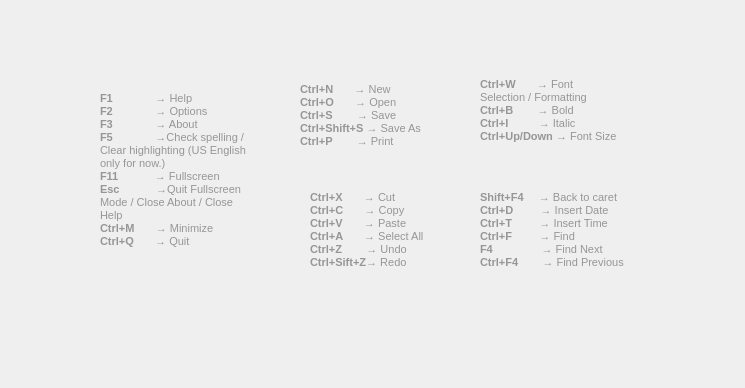
<?xml version="1.0" encoding="UTF-8"?>
<ui version="4.0">
 <class>HelpDialog</class>
 <widget class="QWidget" name="HelpDialog">
  <property name="windowModality">
   <enum>Qt::NonModal</enum>
  </property>
  <property name="geometry">
   <rect>
    <x>0</x>
    <y>0</y>
    <width>745</width>
    <height>388</height>
   </rect>
  </property>
  <property name="windowTitle">
   <string>Help</string>
  </property>
  <widget class="QFrame" name="frame">
   <property name="geometry">
    <rect>
     <x>0</x>
     <y>10</y>
     <width>721</width>
     <height>341</height>
    </rect>
   </property>
   <property name="styleSheet">
    <string notr="true">background-image: url(:/images/help.png);</string>
   </property>
   <property name="frameShape">
    <enum>QFrame::NoFrame</enum>
   </property>
   <property name="frameShadow">
    <enum>QFrame::Plain</enum>
   </property>
   <widget class="QLabel" name="label_5">
    <property name="geometry">
     <rect>
      <x>480</x>
      <y>160</y>
      <width>171</width>
      <height>121</height>
     </rect>
    </property>
    <property name="palette">
     <palette>
      <active>
       <colorrole role="WindowText">
        <brush brushstyle="SolidPattern">
         <color alpha="255">
          <red>150</red>
          <green>150</green>
          <blue>150</blue>
         </color>
        </brush>
       </colorrole>
      </active>
      <inactive>
       <colorrole role="WindowText">
        <brush brushstyle="SolidPattern">
         <color alpha="255">
          <red>150</red>
          <green>150</green>
          <blue>150</blue>
         </color>
        </brush>
       </colorrole>
      </inactive>
      <disabled>
       <colorrole role="WindowText">
        <brush brushstyle="SolidPattern">
         <color alpha="255">
          <red>119</red>
          <green>119</green>
          <blue>119</blue>
         </color>
        </brush>
       </colorrole>
      </disabled>
     </palette>
    </property>
    <property name="font">
     <font>
      <pointsize>8</pointsize>
     </font>
    </property>
    <property name="text">
     <string>&lt;!DOCTYPE HTML PUBLIC &quot;-//W3C//DTD HTML 4.0//EN&quot; &quot;http://www.w3.org/TR/REC-html40/strict.dtd&quot;&gt;
&lt;html&gt;&lt;head&gt;&lt;meta name=&quot;qrichtext&quot; content=&quot;1&quot; /&gt;&lt;style type=&quot;text/css&quot;&gt;
p, li { white-space: pre-wrap; }
&lt;/style&gt;&lt;/head&gt;&lt;body style=&quot; font-family:'Liberation Sans'; font-size:8pt; font-weight:400; font-style:normal;&quot;&gt;
&lt;p style=&quot; margin-top:0px; margin-bottom:0px; margin-left:0px; margin-right:0px; -qt-block-indent:0; text-indent:0px;&quot;&gt;&lt;span style=&quot; font-weight:600;&quot;&gt;Shift+F4 &lt;/span&gt;    → Back to caret&lt;/p&gt;
&lt;p style=&quot; margin-top:0px; margin-bottom:0px; margin-left:0px; margin-right:0px; -qt-block-indent:0; text-indent:0px;&quot;&gt;&lt;span style=&quot; font-weight:600;&quot;&gt;Ctrl+D &lt;/span&gt;        → Insert Date&lt;/p&gt;
&lt;p style=&quot; margin-top:0px; margin-bottom:0px; margin-left:0px; margin-right:0px; -qt-block-indent:0; text-indent:0px;&quot;&gt;&lt;span style=&quot; font-weight:600;&quot;&gt;Ctrl+T &lt;/span&gt;        → Insert Time&lt;/p&gt;
&lt;p style=&quot; margin-top:0px; margin-bottom:0px; margin-left:0px; margin-right:0px; -qt-block-indent:0; text-indent:0px;&quot;&gt;&lt;span style=&quot; font-weight:600;&quot;&gt;Ctrl+F &lt;/span&gt;        → Find&lt;/p&gt;
&lt;p style=&quot; margin-top:0px; margin-bottom:0px; margin-left:0px; margin-right:0px; -qt-block-indent:0; text-indent:0px;&quot;&gt;&lt;span style=&quot; font-weight:600;&quot;&gt;F4&lt;/span&gt;                → Find Next&lt;/p&gt;
&lt;p style=&quot; margin-top:0px; margin-bottom:0px; margin-left:0px; margin-right:0px; -qt-block-indent:0; text-indent:0px;&quot;&gt;&lt;span style=&quot; font-weight:600;&quot;&gt;Ctrl+F4&lt;/span&gt;        → Find Previous&lt;/p&gt;&lt;/body&gt;&lt;/html&gt;</string>
    </property>
   </widget>
   <widget class="QLabel" name="label_4">
    <property name="geometry">
     <rect>
      <x>480</x>
      <y>60</y>
      <width>141</width>
      <height>81</height>
     </rect>
    </property>
    <property name="palette">
     <palette>
      <active>
       <colorrole role="WindowText">
        <brush brushstyle="SolidPattern">
         <color alpha="255">
          <red>150</red>
          <green>150</green>
          <blue>150</blue>
         </color>
        </brush>
       </colorrole>
       <colorrole role="Text">
        <brush brushstyle="SolidPattern">
         <color alpha="255">
          <red>232</red>
          <green>232</green>
          <blue>232</blue>
         </color>
        </brush>
       </colorrole>
      </active>
      <inactive>
       <colorrole role="WindowText">
        <brush brushstyle="SolidPattern">
         <color alpha="255">
          <red>150</red>
          <green>150</green>
          <blue>150</blue>
         </color>
        </brush>
       </colorrole>
       <colorrole role="Text">
        <brush brushstyle="SolidPattern">
         <color alpha="255">
          <red>232</red>
          <green>232</green>
          <blue>232</blue>
         </color>
        </brush>
       </colorrole>
      </inactive>
      <disabled>
       <colorrole role="WindowText">
        <brush brushstyle="SolidPattern">
         <color alpha="255">
          <red>119</red>
          <green>119</green>
          <blue>119</blue>
         </color>
        </brush>
       </colorrole>
       <colorrole role="Text">
        <brush brushstyle="SolidPattern">
         <color alpha="255">
          <red>119</red>
          <green>119</green>
          <blue>119</blue>
         </color>
        </brush>
       </colorrole>
      </disabled>
     </palette>
    </property>
    <property name="font">
     <font>
      <pointsize>8</pointsize>
     </font>
    </property>
    <property name="text">
     <string>&lt;!DOCTYPE HTML PUBLIC &quot;-//W3C//DTD HTML 4.0//EN&quot; &quot;http://www.w3.org/TR/REC-html40/strict.dtd&quot;&gt;
&lt;html&gt;&lt;head&gt;&lt;meta name=&quot;qrichtext&quot; content=&quot;1&quot; /&gt;&lt;style type=&quot;text/css&quot;&gt;
p, li { white-space: pre-wrap; }
&lt;/style&gt;&lt;/head&gt;&lt;body style=&quot; font-family:'Sans'; font-size:8pt; font-weight:400; font-style:normal;&quot;&gt;
&lt;p style=&quot; margin-top:0px; margin-bottom:0px; margin-left:0px; margin-right:0px; -qt-block-indent:0; text-indent:0px;&quot;&gt;&lt;span style=&quot; font-family:'Liberation Sans'; font-weight:600;&quot;&gt;Ctrl+W  &lt;/span&gt;&lt;span style=&quot; font-family:'Liberation Sans';&quot;&gt;     → Font Selection / Formatting&lt;/span&gt;&lt;/p&gt;
&lt;p style=&quot; margin-top:0px; margin-bottom:0px; margin-left:0px; margin-right:0px; -qt-block-indent:0; text-indent:0px;&quot;&gt;&lt;span style=&quot; font-family:'Liberation Sans'; font-weight:600;&quot;&gt;Ctrl+B&lt;/span&gt;&lt;span style=&quot; font-family:'Liberation Sans';&quot;&gt;        → Bold&lt;/span&gt;&lt;/p&gt;
&lt;p style=&quot; margin-top:0px; margin-bottom:0px; margin-left:0px; margin-right:0px; -qt-block-indent:0; text-indent:0px;&quot;&gt;&lt;span style=&quot; font-family:'Liberation Sans'; font-weight:600;&quot;&gt;Ctrl+I &lt;/span&gt;&lt;span style=&quot; font-family:'Liberation Sans';&quot;&gt;         → Italic&lt;/span&gt;&lt;/p&gt;
&lt;p style=&quot; margin-top:0px; margin-bottom:0px; margin-left:0px; margin-right:0px; -qt-block-indent:0; text-indent:0px;&quot;&gt;&lt;span style=&quot; font-family:'Liberation Sans'; font-weight:600;&quot;&gt;Ctrl+Up/Down&lt;/span&gt;&lt;span style=&quot; font-family:'Liberation Sans';&quot;&gt; → Font Size&lt;/span&gt;&lt;/p&gt;&lt;/body&gt;&lt;/html&gt;</string>
    </property>
    <property name="wordWrap">
     <bool>true</bool>
    </property>
   </widget>
   <widget class="QLabel" name="label_3">
    <property name="geometry">
     <rect>
      <x>310</x>
      <y>180</y>
      <width>131</width>
      <height>81</height>
     </rect>
    </property>
    <property name="palette">
     <palette>
      <active>
       <colorrole role="WindowText">
        <brush brushstyle="SolidPattern">
         <color alpha="255">
          <red>150</red>
          <green>150</green>
          <blue>150</blue>
         </color>
        </brush>
       </colorrole>
      </active>
      <inactive>
       <colorrole role="WindowText">
        <brush brushstyle="SolidPattern">
         <color alpha="255">
          <red>150</red>
          <green>150</green>
          <blue>150</blue>
         </color>
        </brush>
       </colorrole>
      </inactive>
      <disabled>
       <colorrole role="WindowText">
        <brush brushstyle="SolidPattern">
         <color alpha="255">
          <red>119</red>
          <green>119</green>
          <blue>119</blue>
         </color>
        </brush>
       </colorrole>
      </disabled>
     </palette>
    </property>
    <property name="font">
     <font>
      <pointsize>8</pointsize>
     </font>
    </property>
    <property name="text">
     <string>&lt;!DOCTYPE HTML PUBLIC &quot;-//W3C//DTD HTML 4.0//EN&quot; &quot;http://www.w3.org/TR/REC-html40/strict.dtd&quot;&gt;
&lt;html&gt;&lt;head&gt;&lt;meta name=&quot;qrichtext&quot; content=&quot;1&quot; /&gt;&lt;style type=&quot;text/css&quot;&gt;
p, li { white-space: pre-wrap; }
&lt;/style&gt;&lt;/head&gt;&lt;body style=&quot; font-family:'Liberation Sans'; font-size:8pt; font-weight:400; font-style:normal;&quot;&gt;
&lt;p style=&quot; margin-top:0px; margin-bottom:0px; margin-left:0px; margin-right:0px; -qt-block-indent:0; text-indent:0px;&quot;&gt;&lt;span style=&quot; font-weight:600;&quot;&gt;Ctrl+X &lt;/span&gt;      → Cut&lt;/p&gt;
&lt;p style=&quot; margin-top:0px; margin-bottom:0px; margin-left:0px; margin-right:0px; -qt-block-indent:0; text-indent:0px;&quot;&gt;&lt;span style=&quot; font-weight:600;&quot;&gt;Ctrl+C&lt;/span&gt;       → Copy&lt;/p&gt;
&lt;p style=&quot; margin-top:0px; margin-bottom:0px; margin-left:0px; margin-right:0px; -qt-block-indent:0; text-indent:0px;&quot;&gt;&lt;span style=&quot; font-weight:600;&quot;&gt;Ctrl+V &lt;/span&gt;      → Paste&lt;/p&gt;
&lt;p style=&quot; margin-top:0px; margin-bottom:0px; margin-left:0px; margin-right:0px; -qt-block-indent:0; text-indent:0px;&quot;&gt;&lt;span style=&quot; font-weight:600;&quot;&gt;Ctrl+A &lt;/span&gt;      → Select All&lt;/p&gt;
&lt;p style=&quot; margin-top:0px; margin-bottom:0px; margin-left:0px; margin-right:0px; -qt-block-indent:0; text-indent:0px;&quot;&gt;&lt;span style=&quot; font-weight:600;&quot;&gt;Ctrl+Z &lt;/span&gt;       → Undo&lt;/p&gt;
&lt;p style=&quot; margin-top:0px; margin-bottom:0px; margin-left:0px; margin-right:0px; -qt-block-indent:0; text-indent:0px;&quot;&gt;&lt;span style=&quot; font-weight:600;&quot;&gt;Ctrl+Sift+Z&lt;/span&gt;→ Redo&lt;/p&gt;&lt;/body&gt;&lt;/html&gt;</string>
    </property>
   </widget>
   <widget class="QLabel" name="label_2">
    <property name="geometry">
     <rect>
      <x>300</x>
      <y>60</y>
      <width>161</width>
      <height>91</height>
     </rect>
    </property>
    <property name="palette">
     <palette>
      <active>
       <colorrole role="WindowText">
        <brush brushstyle="SolidPattern">
         <color alpha="255">
          <red>150</red>
          <green>150</green>
          <blue>150</blue>
         </color>
        </brush>
       </colorrole>
      </active>
      <inactive>
       <colorrole role="WindowText">
        <brush brushstyle="SolidPattern">
         <color alpha="255">
          <red>150</red>
          <green>150</green>
          <blue>150</blue>
         </color>
        </brush>
       </colorrole>
      </inactive>
      <disabled>
       <colorrole role="WindowText">
        <brush brushstyle="SolidPattern">
         <color alpha="255">
          <red>119</red>
          <green>119</green>
          <blue>119</blue>
         </color>
        </brush>
       </colorrole>
      </disabled>
     </palette>
    </property>
    <property name="font">
     <font>
      <pointsize>8</pointsize>
     </font>
    </property>
    <property name="styleSheet">
     <string notr="true"/>
    </property>
    <property name="text">
     <string>&lt;!DOCTYPE HTML PUBLIC &quot;-//W3C//DTD HTML 4.0//EN&quot; &quot;http://www.w3.org/TR/REC-html40/strict.dtd&quot;&gt;
&lt;html&gt;&lt;head&gt;&lt;meta name=&quot;qrichtext&quot; content=&quot;1&quot; /&gt;&lt;style type=&quot;text/css&quot;&gt;
p, li { white-space: pre-wrap; }
&lt;/style&gt;&lt;/head&gt;&lt;body style=&quot; font-family:'Liberation Sans'; font-size:8pt; font-weight:400; font-style:normal;&quot;&gt;
&lt;p style=&quot; margin-top:0px; margin-bottom:0px; margin-left:0px; margin-right:0px; -qt-block-indent:0; text-indent:0px;&quot;&gt;&lt;span style=&quot; font-weight:600;&quot;&gt;Ctrl+N &lt;/span&gt;      → New&lt;/p&gt;
&lt;p style=&quot; margin-top:0px; margin-bottom:0px; margin-left:0px; margin-right:0px; -qt-block-indent:0; text-indent:0px;&quot;&gt;&lt;span style=&quot; font-weight:600;&quot;&gt;Ctrl+O&lt;/span&gt;       → Open&lt;/p&gt;
&lt;p style=&quot; margin-top:0px; margin-bottom:0px; margin-left:0px; margin-right:0px; -qt-block-indent:0; text-indent:0px;&quot;&gt;&lt;span style=&quot; font-weight:600;&quot;&gt;Ctrl+S&lt;/span&gt;        → Save&lt;/p&gt;
&lt;p style=&quot; margin-top:0px; margin-bottom:0px; margin-left:0px; margin-right:0px; -qt-block-indent:0; text-indent:0px;&quot;&gt;&lt;span style=&quot; font-weight:600;&quot;&gt;Ctrl+Shift+S&lt;/span&gt; → Save As&lt;/p&gt;
&lt;p style=&quot; margin-top:0px; margin-bottom:0px; margin-left:0px; margin-right:0px; -qt-block-indent:0; text-indent:0px;&quot;&gt;&lt;span style=&quot; font-weight:600;&quot;&gt;Ctrl+P       &lt;/span&gt; → Print&lt;/p&gt;&lt;/body&gt;&lt;/html&gt;</string>
    </property>
    <property name="wordWrap">
     <bool>true</bool>
    </property>
   </widget>
   <widget class="QLabel" name="label">
    <property name="geometry">
     <rect>
      <x>100</x>
      <y>60</y>
      <width>151</width>
      <height>201</height>
     </rect>
    </property>
    <property name="palette">
     <palette>
      <active>
       <colorrole role="WindowText">
        <brush brushstyle="SolidPattern">
         <color alpha="255">
          <red>150</red>
          <green>150</green>
          <blue>150</blue>
         </color>
        </brush>
       </colorrole>
      </active>
      <inactive>
       <colorrole role="WindowText">
        <brush brushstyle="SolidPattern">
         <color alpha="255">
          <red>150</red>
          <green>150</green>
          <blue>150</blue>
         </color>
        </brush>
       </colorrole>
      </inactive>
      <disabled>
       <colorrole role="WindowText">
        <brush brushstyle="SolidPattern">
         <color alpha="255">
          <red>119</red>
          <green>119</green>
          <blue>119</blue>
         </color>
        </brush>
       </colorrole>
      </disabled>
     </palette>
    </property>
    <property name="font">
     <font>
      <pointsize>8</pointsize>
     </font>
    </property>
    <property name="styleSheet">
     <string notr="true"/>
    </property>
    <property name="text">
     <string>&lt;!DOCTYPE HTML PUBLIC &quot;-//W3C//DTD HTML 4.0//EN&quot; &quot;http://www.w3.org/TR/REC-html40/strict.dtd&quot;&gt;
&lt;html&gt;&lt;head&gt;&lt;meta name=&quot;qrichtext&quot; content=&quot;1&quot; /&gt;&lt;style type=&quot;text/css&quot;&gt;
p, li { white-space: pre-wrap; }
&lt;/style&gt;&lt;/head&gt;&lt;body style=&quot; font-family:'Sans'; font-size:8pt; font-weight:400; font-style:normal;&quot;&gt;
&lt;p style=&quot; margin-top:0px; margin-bottom:0px; margin-left:0px; margin-right:0px; -qt-block-indent:0; text-indent:0px;&quot;&gt;&lt;span style=&quot; font-family:'Liberation Sans'; font-weight:600;&quot;&gt;F1 &lt;/span&gt;&lt;span style=&quot; font-family:'Liberation Sans';&quot;&gt;             → Help&lt;/span&gt;&lt;/p&gt;
&lt;p style=&quot; margin-top:0px; margin-bottom:0px; margin-left:0px; margin-right:0px; -qt-block-indent:0; text-indent:0px;&quot;&gt;&lt;span style=&quot; font-family:'Liberation Sans'; font-weight:600;&quot;&gt;F2 &lt;/span&gt;&lt;span style=&quot; font-family:'Liberation Sans';&quot;&gt;             → Options&lt;/span&gt;&lt;/p&gt;
&lt;p style=&quot; margin-top:0px; margin-bottom:0px; margin-left:0px; margin-right:0px; -qt-block-indent:0; text-indent:0px;&quot;&gt;&lt;span style=&quot; font-family:'Liberation Sans'; font-weight:600;&quot;&gt;F3  &lt;/span&gt;&lt;span style=&quot; font-family:'Liberation Sans';&quot;&gt;            → About&lt;/span&gt;&lt;/p&gt;
&lt;p style=&quot; margin-top:0px; margin-bottom:0px; margin-left:0px; margin-right:0px; -qt-block-indent:0; text-indent:0px;&quot;&gt;&lt;span style=&quot; font-family:'Liberation Sans'; font-weight:600;&quot;&gt;F5 &lt;/span&gt;&lt;span style=&quot; font-family:'Liberation Sans';&quot;&gt;             →Check spelling / Clear highlighting (US English only for now.)&lt;/span&gt;&lt;/p&gt;
&lt;p style=&quot; margin-top:0px; margin-bottom:0px; margin-left:0px; margin-right:0px; -qt-block-indent:0; text-indent:0px;&quot;&gt;&lt;span style=&quot; font-family:'Liberation Sans'; font-weight:600;&quot;&gt;F11  &lt;/span&gt;&lt;span style=&quot; font-family:'Liberation Sans';&quot;&gt;          → Fullscreen&lt;/span&gt;&lt;/p&gt;
&lt;p style=&quot; margin-top:0px; margin-bottom:0px; margin-left:0px; margin-right:0px; -qt-block-indent:0; text-indent:0px;&quot;&gt;&lt;span style=&quot; font-family:'Liberation Sans'; font-weight:600;&quot;&gt;Esc&lt;/span&gt;&lt;span style=&quot; font-family:'Liberation Sans';&quot;&gt;            →Quit Fullscreen Mode / Close About / Close Help&lt;/span&gt;&lt;/p&gt;
&lt;p style=&quot; margin-top:0px; margin-bottom:0px; margin-left:0px; margin-right:0px; -qt-block-indent:0; text-indent:0px;&quot;&gt;&lt;span style=&quot; font-family:'Liberation Sans'; font-weight:600;&quot;&gt;Ctrl+M &lt;/span&gt;&lt;span style=&quot; font-family:'Liberation Sans';&quot;&gt;      → Minimize&lt;/span&gt;&lt;/p&gt;
&lt;p style=&quot; margin-top:0px; margin-bottom:0px; margin-left:0px; margin-right:0px; -qt-block-indent:0; text-indent:0px;&quot;&gt;&lt;span style=&quot; font-family:'Liberation Sans'; font-weight:600;&quot;&gt;Ctrl+Q&lt;/span&gt;&lt;span style=&quot; font-family:'Liberation Sans';&quot;&gt;       → Quit&lt;/span&gt;&lt;/p&gt;&lt;/body&gt;&lt;/html&gt;</string>
    </property>
    <property name="wordWrap">
     <bool>true</bool>
    </property>
   </widget>
  </widget>
 </widget>
 <resources/>
 <connections/>
</ui>
